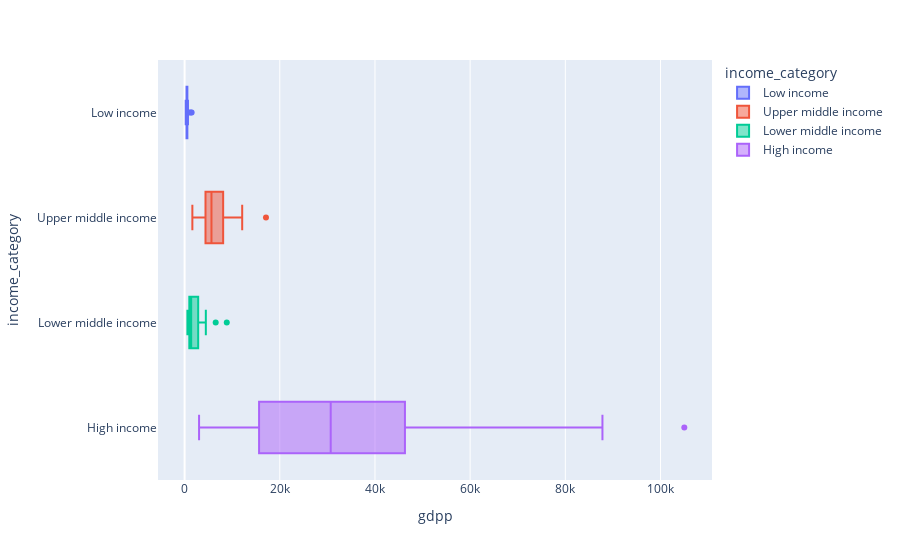

The cell this chart's notebook holds for it:
### Code cell
# Plot da distribuição por income_category e GDPP

px.box(df_countries, x='gdpp', y='income_category', color='income_category', orientation='h', hover_data=['country'])

### Figure 1 — Plotly figure (JSON) as saved in the notebook; plotly's stock layout.template omitted (floating-point values rounded to 4 significant figures)
{"data": [{"alignmentgroup": "True", "customdata": [["Afghanistan"], ["Burkina Faso"], ["Burundi"], ["Central African Republic"], ["Chad"], ["Congo Dem. Rep."], ["Eritrea"], ["Gambia"], ["Guinea-Bissau"], ["Liberia"], ["Madagascar"], ["Malawi"], ["Mali"], ["Mozambique"], ["Niger"], ["Rwanda"], ["Sierra Leone"], ["Sudan"], ["Togo"], ["Uganda"], ["Yemen"]], "hovertemplate": "income_category=%{y}<br>gdpp=%{x}<br>country=%{customdata[0]}<extra></extra>", "legendgroup": "Low income", "marker": {"color": "#636efa"}, "name": "Low income", "notched": false, "offsetgroup": "Low income", "orientation": "h", "showlegend": true, "type": "box", "x": [553, 575, 231, 446, 897, 334, 482, 562, 547, 327, 413, 459, 708, 419, 348, 563, 399, 1480, 488, 595, 1310], "x0": " ", "xaxis": "x", "y": ["Low income", "Low income", "Low income", "Low income", "Low income", "Low income", "Low income", "Low income", "Low income", "Low income", "Low income", "Low income", "Low income", "Low income", "Low income", "Low income", "Low income", "Low income", "Low income", "Low income", "Low income"], "y0": " ", "yaxis": "y"}, {"alignmentgroup": "True", "customdata": [["Albania"], ["Argentina"], ["Armenia"], ["Azerbaijan"], ["Belarus"], ["Belize"], ["Bosnia and Herzegovina"], ["Botswana"], ["Brazil"], ["Bulgaria"], ["China"], ["Colombia"], ["Costa Rica"], ["Dominican Republic"], ["Ecuador"], ["El Salvador"], ["Equatorial Guinea"], ["Fiji"], ["Gabon"], ["Georgia"], ["Grenada"], ["Guatemala"], ["Indonesia"], ["Iraq"], ["Jamaica"], ["Kazakhstan"], ["Libya"], ["Malaysia"], ["Maldives"], ["Mauritius"], ["Moldova"], ["Montenegro"], ["Namibia"], ["Paraguay"], ["Peru"], ["Russia"], ["Serbia"], ["South Africa"], ["St. Vincent and the Grenadines"], ["Suriname"], ["Thailand"], ["Tonga"], ["Turkey"], ["Turkmenistan"]], "hovertemplate": "income_category=%{y}<br>gdpp=%{x}<br>country=%{customdata[0]}<extra></extra>", "legendgroup": "Upper middle income", "marker": {"color": "#EF553B"}, "name": "Upper middle income", "notched": false, "offsetgroup": "Upper middle income", "orientation": "h", "showlegend": true, "type": "box", "x": [4090, 10300, 3220, 5840, 6030, 4340, 4610, 6350, 11200, 6840, 4560, 6250, 8200, 5450, 4660, 2990, 17100, 3650, 8750, 2960, 7370, 2830, 3110, 4500, 4680, 9070, 12100, 9070, 7100, 8000, 1630, 6680, 5190, 3230, 5020, 10700, 5410, 7280, 6230, 8300, 5080, 3550, 10700, 4440], "x0": " ", "xaxis": "x", "y": ["Upper middle income", "Upper middle income", "Upper middle income", "Upper middle income", "Upper middle income", "Upper middle income", "Upper middle income", "Upper middle income", "Upper middle income", "Upper middle income", "Upper middle income", "Upper middle income", "Upper middle income", "Upper middle income", "Upper middle income", "Upper middle income", "Upper middle income", "Upper middle income", "Upper middle income", "Upper middle income", "Upper middle income", "Upper middle income", "Upper middle income", "Upper middle income", "Upper middle income", "Upper middle income", "Upper middle income", "Upper middle income", "Upper middle income", "Upper middle income", "Upper middle income", "Upper middle income", "Upper middle income", "Upper middle income", "Upper middle income", "Upper middle income", "Upper middle income", "Upper middle income", "Upper middle income", "Upper middle income", "Upper middle income", "Upper middle income", "Upper middle income", "Upper middle income"], "y0": " ", "yaxis": "y"}, {"alignmentgroup": "True", "customdata": [["Algeria"], ["Angola"], ["Bangladesh"], ["Benin"], ["Bhutan"], ["Bolivia"], ["Cambodia"], ["Cameroon"], ["Cape Verde"], ["Comoros"], ["Congo Rep."], ["Cote d'Ivoire"], ["Egypt"], ["Ghana"], ["Guinea"], ["Haiti"], ["India"], ["Iran"], ["Jordan"], ["Kenya"], ["Kiribati"], ["Kyrgyz Republic"], ["Lao"], ["Lebanon"], ["Lesotho"], ["Mauritania"], ["Micronesia"], ["Mongolia"], ["Morocco"], ["Myanmar"], ["Nepal"], ["Nigeria"], ["Pakistan"], ["Philippines"], ["Samoa"], ["Senegal"], ["Solomon Islands"], ["Sri Lanka"], ["Tajikistan"], ["Tanzania"], ["Timor-Leste"], ["Tunisia"], ["Ukraine"], ["Uzbekistan"], ["Vanuatu"], ["Vietnam"], ["Zambia"]], "hovertemplate": "income_category=%{y}<br>gdpp=%{x}<br>country=%{customdata[0]}<extra></extra>", "legendgroup": "Lower middle income", "marker": {"color": "#00cc96"}, "name": "Lower middle income", "notched": false, "offsetgroup": "Lower middle income", "orientation": "h", "showlegend": true, "type": "box", "x": [4460, 3530, 758, 758, 2180, 1980, 786, 1310, 3310, 769, 2740, 1220, 2600, 1310, 648, 662, 1350, 6530, 3680, 967, 1490, 880, 1140, 8860, 1170, 1200, 2860, 2650, 2830, 988, 592, 2330, 1040, 2130, 3450, 1000, 1290, 2810, 738, 702, 3600, 4140, 2970, 1380, 2970, 1310, 1460], "x0": " ", "xaxis": "x", "y": ["Lower middle income", "Lower middle income", "Lower middle income", "Lower middle income", "Lower middle income", "Lower middle income", "Lower middle income", "Lower middle income", "Lower middle income", "Lower middle income", "Lower middle income", "Lower middle income", "Lower middle income", "Lower middle income", "Lower middle income", "Lower middle income", "Lower middle income", "Lower middle income", "Lower middle income", "Lower middle income", "Lower middle income", "Lower middle income", "Lower middle income", "Lower middle income", "Lower middle income", "Lower middle income", "Lower middle income", "Lower middle income", "Lower middle income", "Lower middle income", "Lower middle income", "Lower middle income", "Lower middle income", "Lower middle income", "Lower middle income", "Lower middle income", "Lower middle income", "Lower middle income", "Lower middle income", "Lower middle income", "Lower middle income", "Lower middle income", "Lower middle income", "Lower middle income", "Lower middle income", "Lower middle income", "Lower middle income"], "y0": " ", "yaxis": "y"}, {"alignmentgroup": "True", "customdata": [["Antigua and Barbuda"], ["Australia"], ["Austria"], ["Bahamas"], ["Bahrain"], ["Barbados"], ["Belgium"], ["Brunei"], ["Canada"], ["Chile"], ["Croatia"], ["Cyprus"], ["Czech Republic"], ["Denmark"], ["Estonia"], ["Finland"], ["France"], ["Germany"], ["Greece"], ["Guyana"], ["Hungary"], ["Iceland"], ["Ireland"], ["Israel"], ["Italy"], ["Japan"], ["Kuwait"], ["Latvia"], ["Lithuania"], ["Luxembourg"], ["Malta"], ["Netherlands"], ["New Zealand"], ["Norway"], ["Oman"], ["Panama"], ["Poland"], ["Portugal"], ["Qatar"], ["Romania"], ["Saudi Arabia"], ["Seychelles"], ["Singapore"], ["Slovak Republic"], ["Slovenia"], ["South Korea"], ["Spain"], ["Sweden"], ["Switzerland"], ["United Arab Emirates"], ["United Kingdom"], ["United States"], ["Uruguay"]], "hovertemplate": "income_category=%{y}<br>gdpp=%{x}<br>country=%{customdata[0]}<extra></extra>", "legendgroup": "High income", "marker": {"color": "#ab63fa"}, "name": "High income", "notched": false, "offsetgroup": "High income", "orientation": "h", "showlegend": true, "type": "box", "x": [12200, 51900, 46900, 28000, 20700, 16000, 44400, 35300, 47400, 12900, 13500, 30800, 19800, 58000, 14600, 46200, 40600, 41800, 26900, 3040, 13100, 41900, 48700, 30600, 35800, 44500, 38500, 11300, 12000, 105000, 21100, 50300, 33700, 87800, 19300, 8080, 12600, 22500, 70300, 8230, 19300, 10800, 46600, 16600, 23400, 22100, 30700, 52100, 74600, 35000, 38900, 48400, 11900], "x0": " ", "xaxis": "x", "y": ["High income", "High income", "High income", "High income", "High income", "High income", "High income", "High income", "High income", "High income", "High income", "High income", "High income", "High income", "High income", "High income", "High income", "High income", "High income", "High income", "High income", "High income", "High income", "High income", "High income", "High income", "High income", "High income", "High income", "High income", "High income", "High income", "High income", "High income", "High income", "High income", "High income", "High income", "High income", "High income", "High income", "High income", "High income", "High income", "High income", "High income", "High income", "High income", "High income", "High income", "High income", "High income", "High income"], "y0": " ", "yaxis": "y"}], "layout": {"boxmode": "overlay", "legend": {"title": {"text": "income_category"}, "tracegroupgap": 0}, "margin": {"t": 60}, "xaxis": {"anchor": "y", "domain": [0, 1], "title": {"text": "gdpp"}}, "yaxis": {"anchor": "x", "categoryarray": ["High income", "Lower middle income", "Upper middle income", "Low income"], "categoryorder": "array", "domain": [0, 1], "title": {"text": "income_category"}}}}
